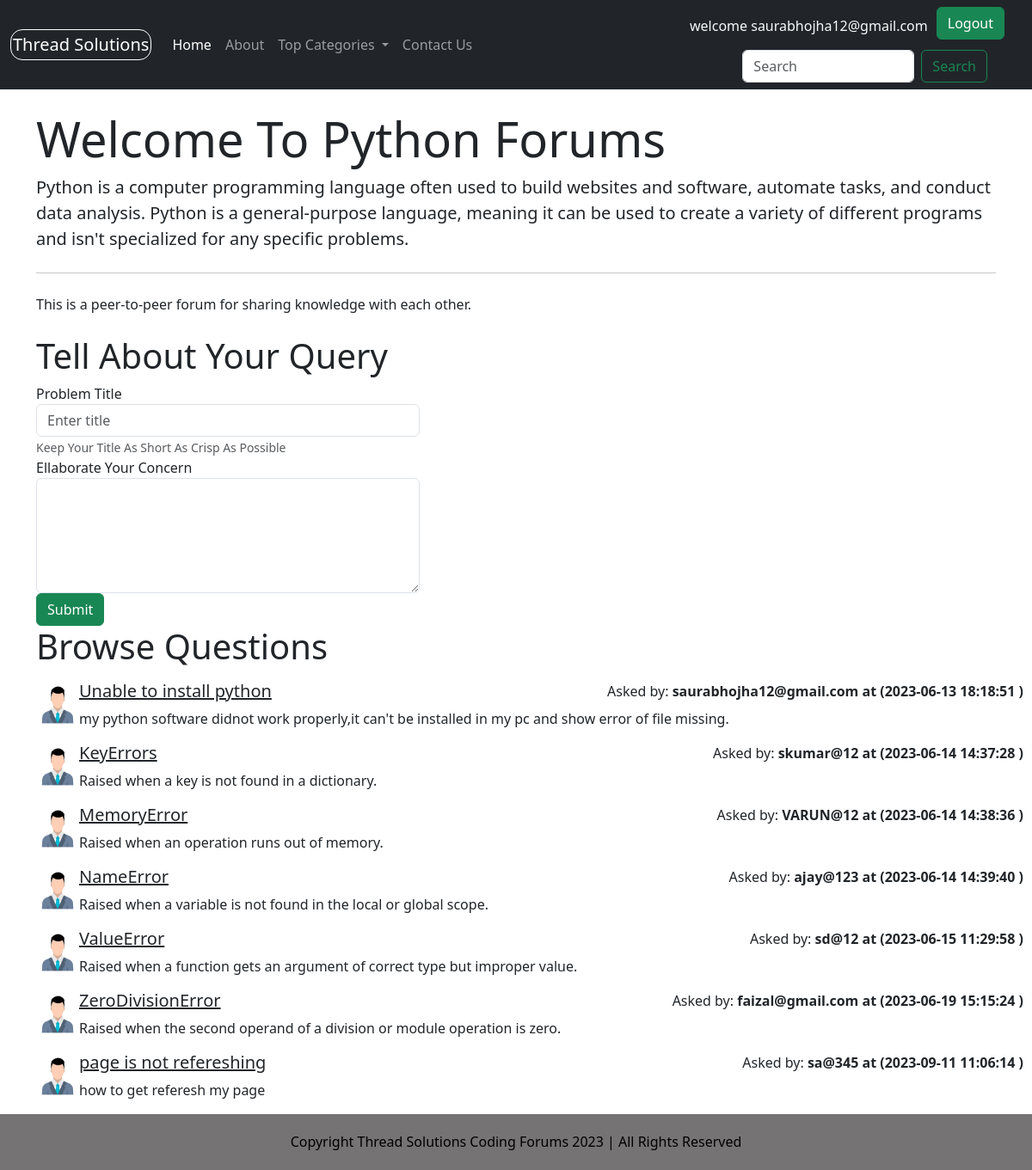
The page /threadlist.php?catid=1 (signed in) on the database its author committed.
### tables this page shows
CREATE TABLE `categories` (
  `category_id` int(8) NOT NULL,
  `category_name` varchar(256) NOT NULL,
  `category_description` text DEFAULT NULL,
  `created` datetime NOT NULL DEFAULT current_timestamp()
);

CREATE TABLE `threads` (
  `thread_id` int(2) NOT NULL,
  `thread_title` varchar(255) NOT NULL,
  `thread_desc` text NOT NULL,
  `thread_cat_id` int(7) NOT NULL,
  `thread_user_id` int(7) NOT NULL,
  `timestamp` datetime NOT NULL DEFAULT current_timestamp()
);

CREATE TABLE `users` (
  `sno` int(8) NOT NULL,
  `user_email` varchar(30) NOT NULL,
  `user_pass` varchar(32) NOT NULL,
  `timestamp` datetime NOT NULL DEFAULT current_timestamp()
);

### threadlist.php (the view, shortened to what this page needs)
<!doctype html>
<html lang="en">
<head>
</head>
<body>
    <?php include 'partials/_dbconnect.php';
    include 'partials/_header.php'; ?>
    <?php
    $id = $_GET['catid'];
    $sql = "SELECT * FROM `categories` WHERE category_id=?";
    $stmt = mysqli_prepare($conn, $sql);
    mysqli_stmt_bind_param($stmt, "i", $id);
    mysqli_stmt_execute($stmt);
    $result = mysqli_stmt_get_result($stmt);
    while ($row = mysqli_fetch_assoc($result)) {
        $catname = $row['category_name'];
        $catdesc = $row['category_description'];
    }
    ?>
    <div class="container J my-4">
        <div class="jumbotron">
            <h1 class="display-4"> Welcome To
                <?php echo $catname; ?> Forums
            </h1>
            <p class="lead">
                <?php echo $catdesc; ?>
            </p>
            <hr class="my-4">
            <p> This is a peer-to-peer forum for sharing knowledge with each other.</p>
        </div>
    </div>
    <?php
    if (isset($_SESSION['loggedin']) && $_SESSION['loggedin'] == true) {
        echo '   <div class="container">
                    <h1>Tell About Your Query</h1>
                    <form action="' . $_SERVER["REQUEST_URI"] . '" method="post">
                        <div class="form-group">
                            <label for="exampleInputEmail1">Problem Title</label>
                            <input type="text" class="form-control" id="title" name="title" aria-describedby="title"
                                placeholder="Enter title" style="width:40%" required>
                            <small id="emailHelp" class="form-text text-muted">Keep Your Title As Short As Crisp As Possible</small>
                        </div>
                        <input type="hidden" name="sno" value="' . $_SESSION["sno"] . ' ">
                        <div class="form-group">
                            <label for="exampleFormControlTextarea1">Ellaborate Your Concern</label>
                            <textarea class="form-control" id="desc" name="desc" rows="5" style="width:40%" required3></textarea>
                        </div>
                            <button type="submit" class="btn btn-success">Submit</button>
                    </form>
                </div>';
    } else {
        echo ' <div class="container">
                <h1 class="py-2">Tell About Your Querry</h1>
                <p class="lead" style="color:black; background-color: rgb(233, 137, 120); width:50%;" >Sorry! you are not loggedin. Please login to be able to start a discussion</p>
                </div>';
    }
    ?>
    <div class="container " id="ques">
        <h1>Browse Questions</h1>
        <?php
        $id = $_GET['catid'];
        $sql = "SELECT * FROM `threads` WHERE thread_cat_id=$id";
        $result = mysqli_query($conn, $sql);
        while ($row = mysqli_fetch_assoc($result)) {
            $id = $row['thread_id'];
            $title = $row['thread_title'];
            $desc = $row['thread_desc'];
            $thread_time = $row['timestamp'];
            $thread_user_id = $row['thread_user_id'];
            $sql2 = "SELECT user_email FROM `users` WHERE sno='$thread_user_id' ";
            $result2 = mysqli_query($conn, $sql2);
            $row2 = mysqli_fetch_assoc($result2);
            echo '<div class="media my-3" style="display:flex;">
                  <img src="vector-users-icon.webp" width=50px class="mr-3 " alt="Loading Error">
                    <div class="media-body">' .
                ' <h5 class="mt-0"><a class="text-dark" href="thread.php?threadid=' . $id . '">' . $title . '</a>
                      </h5>' . $desc . '</div> ' . ' <div class="font-weight-bold my-0" style="position: absolute; right: 10px;">
                       Asked by:   <b>' . $row2['user_email'] . ' at (' . $thread_time . ' )</b>
                   </div>' .
                '</div>';
        }
        ?>
    </div>
    <?php include 'partials/_footer.php'; ?>
</body>
</html>

### threadlist.php (style rules this page uses)
#ques { min-height: 433px; }

### rows shown on the page
categories: category_name "Python", category_description "Python is a computer programming language often used to build websites and software, automate tasks, and conduct data analysis. Python is a general-purpose language, meaning it can be used to create a variety of different programs and isn't specialized for any specific problems."
threads: thread_title "Unable to install python", thread_desc "my python software didnot work properly,it can't be installed in my pc and show error of file missing.", users.user_email "saurabhojha12@gmail.com", timestamp "2023-06-13 18:18:51"
threads: thread_title "KeyErrors", thread_desc "Raised when a key is not found in a dictionary.", users.user_email "skumar@12", timestamp "2023-06-14 14:37:28"
threads: thread_title "MemoryError", thread_desc "Raised when an operation runs out of memory.", users.user_email "VARUN@12", timestamp "2023-06-14 14:38:36"
threads: thread_title "NameError", thread_desc "Raised when a variable is not found in the local or global scope.", users.user_email "ajay@123", timestamp "2023-06-14 14:39:40"
threads: thread_title "ValueError", thread_desc "Raised when a function gets an argument of correct type but improper value.", users.user_email "sd@12", timestamp "2023-06-15 11:29:58"
threads: thread_title "ZeroDivisionError", thread_desc "Raised when the second operand of a division or module operation is zero.", users.user_email "faizal@gmail.com", timestamp "2023-06-19 15:15:24"
threads: thread_title "page is not refereshing", thread_desc "how to get referesh my page", users.user_email "sa@345", timestamp "2023-09-11 11:06:14"

### other values the page prints
$_SESSION['useremail'] "saurabhojha12@gmail.com"
